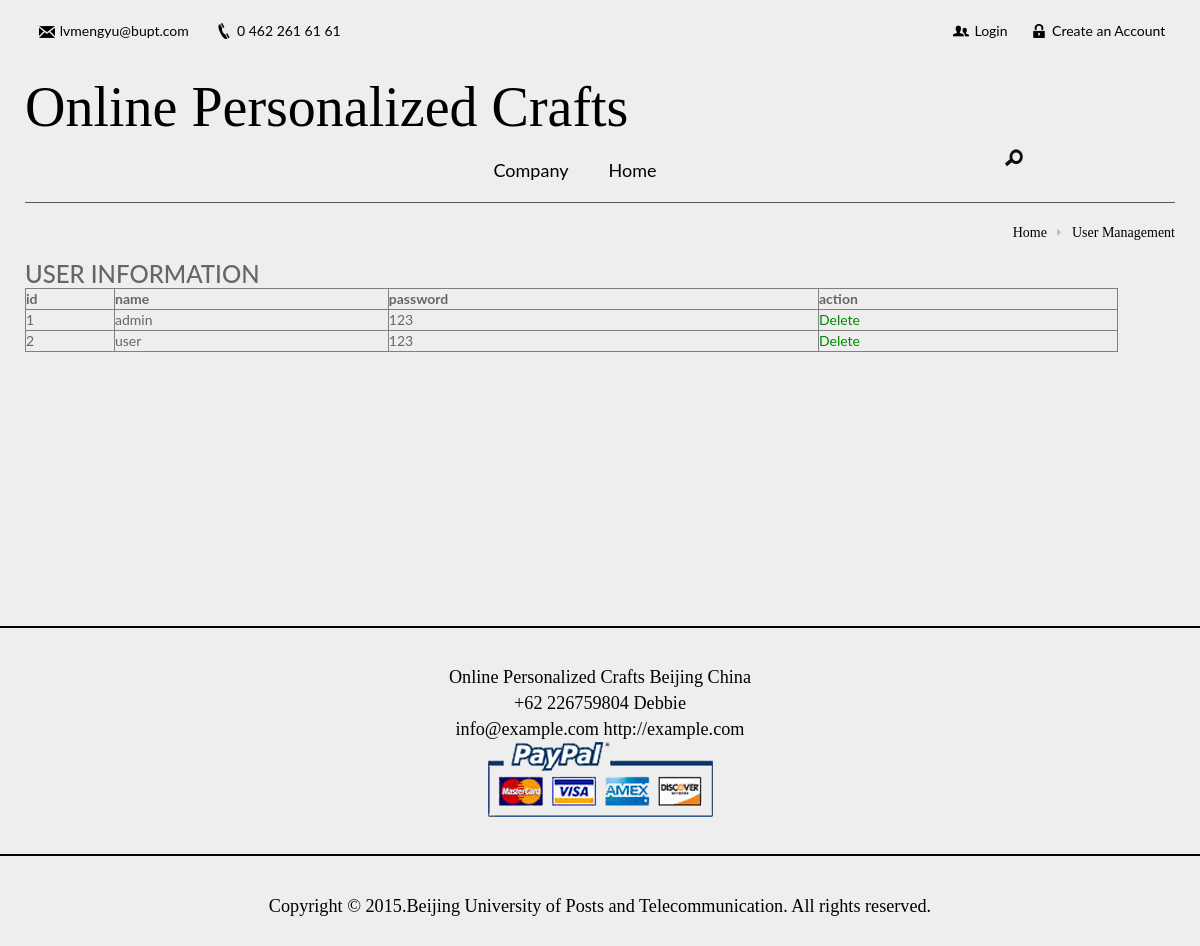
The app's page /OnlinePersonalizedCraftsWebsite/userManagement.php with its own data.
### tables this page shows
CREATE TABLE `user` (
  `id` int(11) NOT NULL AUTO_INCREMENT,
  `name` varchar(20) DEFAULT NULL,
  `password` varchar(30) DEFAULT NULL,
  PRIMARY KEY (`id`)
);

### OnlinePersonalizedCraftsWebsite/dbConnection.php (called while the page is built, shortened)
<?php
$dbname = DBNAME;
$dbhost = DBHOST;
$dbuser = DBUSER;
$dbpw = DBPW;
$db= new PDO("mysql:host=$dbhost;dbname=$dbname", "$dbuser", "$dbpw");
$db->setAttribute(PDO::ATTR_ERRMODE, PDO::ERRMODE_EXCEPTION);
$db->exec('set names utf8');
function db_select($str){
	global $db;
	$result = $db->query($str);
	$row = $result->fetchall(PDO::FETCH_NUM);
	return $row;
}
?>

### OnlinePersonalizedCraftsWebsite/userManagement.php (the view, shortened to what this page needs)
<!DOCTYPE html>
<html>
<head>
<?php
	require_once('./header.php');
?>
</head>
<body>
<?php
	require_once('./menubar.php');
?>
<div class="container">
	<hr style="margin:0;height:1px;border:none;border-top:1px solid #555555;" />
	<h6 class="dress">
		<a href="index.php">Home</a>
		<i></i>
		User Management
	</h6>
</div>
<div class="container" style="min-height:300px">
	<div>
	<h3>USER INFORMATION</h3>
		<table border="1" style="width:95%;">
			<thead>
				<tr>
					<th>id</th>
					<th>name</th>
					<th>password</th>
					<th>action</th>
				</tr>
			</thead>
			<tbody>
				<?php
					require_once('./dbConnection.php');
					$sql="SELECT id,name,password FROM user";
					$res=db_select($sql);
					for($i=0;$i<count($res);$i++){
						echo '<tr>';
						echo "<td>{$res[$i][0]}</td>";
						echo "<td>{$res[$i][1]}</td>";
						echo "<td>{$res[$i][2]}</td>";
						echo "<td><a style='color:#080' href=\"userController.php?id={$res[$i][0]}\">Delete</a></td>";
						echo '</tr>';
					}
				?>
			</tbody>
		</table>
   </div>
	</div>
	<?php
		require_once('./footer.php');
	?>
</body>
</html>

### OnlinePersonalizedCraftsWebsite/css/style.css (style rules this page uses)
body { font-family: 'Lato', sans-serif; background-color: #EEE; left: 10px; }
body a { transition: 0.5s all; -webkit-transition: 0.5s all; -o-transition: 0.5s all; -moz-transition: 0.5s all; -ms-transition: 0.5s all; }
h1,h2,h3,h4,h5,h6,label,p { margin-bottom: 0; margin-left: 0; margin-right: px; margin-top: 0; }
.dress { float:right; font-size: 1em; color:#000; padding: 1.5em 0; font-family: 'Roboto Slab', serif; }
.dress a { text-decoration: none; color:#000; }
.dress i { background: url(../images/img-sprite.png)no-repeat -346px -109px ; width: 8px; height: 10px; display: inline-block; margin: 0 5px; }

### records on screen
user: id "1", name "admin", password "123"
user: id "2", name "user", password "123"
